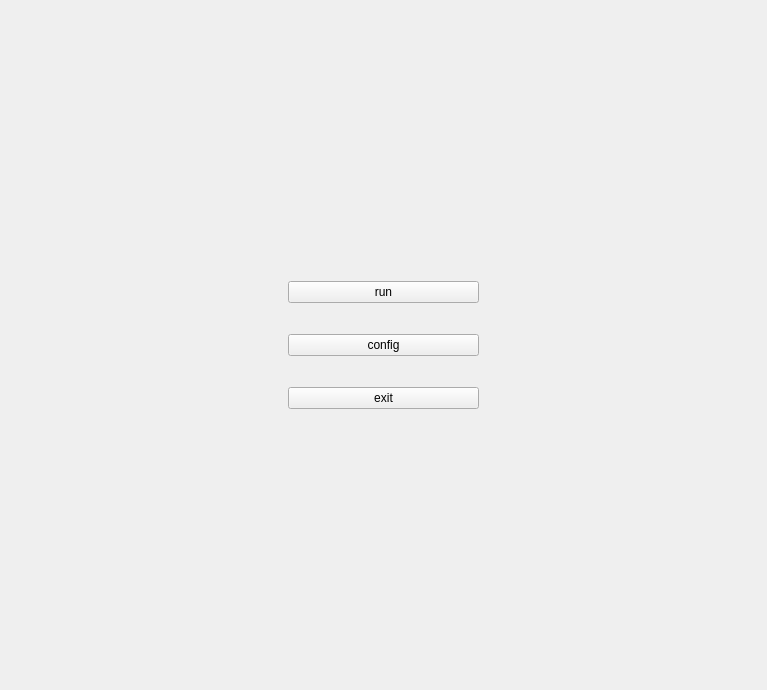
<?xml version="1.0" encoding="UTF-8"?>
<ui version="4.0">
 <class>MainWindow</class>
 <widget class="QMainWindow" name="MainWindow">
  <property name="geometry">
   <rect>
    <x>0</x>
    <y>0</y>
    <width>767</width>
    <height>690</height>
   </rect>
  </property>
  <property name="windowTitle">
   <string>MainWindow</string>
  </property>
  <widget class="QWidget" name="centralwidget">
   <layout class="QVBoxLayout" name="verticalLayout_5">
    <item>
     <widget class="QFrame" name="frame">
      <property name="frameShape">
       <enum>QFrame::NoFrame</enum>
      </property>
      <property name="frameShadow">
       <enum>QFrame::Raised</enum>
      </property>
      <layout class="QVBoxLayout" name="verticalLayout">
       <item>
        <widget class="QStackedWidget" name="ChangerPager">
         <property name="currentIndex">
          <number>0</number>
         </property>
         <widget class="QWidget" name="main_page">
          <layout class="QHBoxLayout" name="horizontalLayout">
           <item>
            <widget class="QFrame" name="frame_2">
             <property name="frameShape">
              <enum>QFrame::NoFrame</enum>
             </property>
             <property name="frameShadow">
              <enum>QFrame::Raised</enum>
             </property>
             <layout class="QHBoxLayout" name="horizontalLayout_2">
              <item>
               <widget class="QFrame" name="frame_6">
                <property name="frameShape">
                 <enum>QFrame::NoFrame</enum>
                </property>
                <property name="frameShadow">
                 <enum>QFrame::Raised</enum>
                </property>
               </widget>
              </item>
              <item>
               <widget class="QFrame" name="frame_3">
                <property name="frameShape">
                 <enum>QFrame::NoFrame</enum>
                </property>
                <property name="frameShadow">
                 <enum>QFrame::Raised</enum>
                </property>
                <layout class="QVBoxLayout" name="verticalLayout_7">
                 <item>
                  <widget class="QFrame" name="frame_4">
                   <property name="frameShape">
                    <enum>QFrame::NoFrame</enum>
                   </property>
                   <property name="frameShadow">
                    <enum>QFrame::Raised</enum>
                   </property>
                  </widget>
                 </item>
                 <item>
                  <widget class="QFrame" name="frame_11">
                   <property name="frameShape">
                    <enum>QFrame::NoFrame</enum>
                   </property>
                   <property name="frameShadow">
                    <enum>QFrame::Raised</enum>
                   </property>
                   <layout class="QVBoxLayout" name="verticalLayout_3">
                    <item>
                     <widget class="QPushButton" name="b_start">
                      <property name="text">
                       <string>run</string>
                      </property>
                     </widget>
                    </item>
                    <item>
                     <widget class="QPushButton" name="b_config">
                      <property name="text">
                       <string>config</string>
                      </property>
                     </widget>
                    </item>
                    <item>
                     <widget class="QPushButton" name="b_exit">
                      <property name="text">
                       <string>exit</string>
                      </property>
                     </widget>
                    </item>
                   </layout>
                  </widget>
                 </item>
                 <item>
                  <widget class="QFrame" name="frame_5">
                   <property name="frameShape">
                    <enum>QFrame::NoFrame</enum>
                   </property>
                   <property name="frameShadow">
                    <enum>QFrame::Raised</enum>
                   </property>
                  </widget>
                 </item>
                </layout>
               </widget>
              </item>
              <item>
               <widget class="QFrame" name="frame_10">
                <property name="frameShape">
                 <enum>QFrame::NoFrame</enum>
                </property>
                <property name="frameShadow">
                 <enum>QFrame::Raised</enum>
                </property>
                <property name="lineWidth">
                 <number>0</number>
                </property>
               </widget>
              </item>
             </layout>
            </widget>
           </item>
          </layout>
         </widget>
         <widget class="QWidget" name="config_page">
          <layout class="QVBoxLayout" name="verticalLayout_2">
           <item>
            <widget class="QTextBrowser" name="edit_config">
             <property name="html">
              <string>&lt;!DOCTYPE HTML PUBLIC &quot;-//W3C//DTD HTML 4.0//EN&quot; &quot;http://www.w3.org/TR/REC-html40/strict.dtd&quot;&gt;
&lt;html&gt;&lt;head&gt;&lt;meta name=&quot;qrichtext&quot; content=&quot;1&quot; /&gt;&lt;style type=&quot;text/css&quot;&gt;
p, li { white-space: pre-wrap; }
&lt;/style&gt;&lt;/head&gt;&lt;body style=&quot; font-family:'SF Pro Display Italic'; font-size:10pt; font-weight:400; font-style:normal;&quot;&gt;
&lt;p style=&quot; margin-top:0px; margin-bottom:0px; margin-left:0px; margin-right:0px; -qt-block-indent:0; text-indent:0px;&quot;&gt;&lt;span style=&quot; font-size:26pt; font-weight:600;&quot;&gt;There is must be config file&lt;/span&gt;&lt;/p&gt;
&lt;p style=&quot;-qt-paragraph-type:empty; margin-top:0px; margin-bottom:0px; margin-left:0px; margin-right:0px; -qt-block-indent:0; text-indent:0px; font-size:26pt; font-weight:600;&quot;&gt;&lt;br /&gt;&lt;/p&gt;&lt;/body&gt;&lt;/html&gt;</string>
             </property>
            </widget>
           </item>
           <item>
            <widget class="QFrame" name="frame_8">
             <property name="frameShape">
              <enum>QFrame::StyledPanel</enum>
             </property>
             <property name="frameShadow">
              <enum>QFrame::Raised</enum>
             </property>
            </widget>
           </item>
           <item>
            <widget class="QFrame" name="frame_7">
             <property name="frameShape">
              <enum>QFrame::StyledPanel</enum>
             </property>
             <property name="frameShadow">
              <enum>QFrame::Raised</enum>
             </property>
            </widget>
           </item>
           <item>
            <widget class="QPushButton" name="b_save">
             <property name="text">
              <string>save</string>
             </property>
            </widget>
           </item>
          </layout>
         </widget>
         <widget class="QWidget" name="run_page">
          <layout class="QVBoxLayout" name="verticalLayout_4">
           <item>
            <widget class="QFrame" name="frame_9">
             <property name="frameShape">
              <enum>QFrame::NoFrame</enum>
             </property>
             <property name="frameShadow">
              <enum>QFrame::Raised</enum>
             </property>
             <layout class="QVBoxLayout" name="verticalLayout_6">
              <item>
               <widget class="QTextBrowser" name="logs"/>
              </item>
              <item>
               <widget class="QPushButton" name="b_stop">
                <property name="text">
                 <string>stop</string>
                </property>
               </widget>
              </item>
             </layout>
            </widget>
           </item>
          </layout>
         </widget>
        </widget>
       </item>
      </layout>
     </widget>
    </item>
   </layout>
  </widget>
 </widget>
 <resources/>
 <connections/>
</ui>
